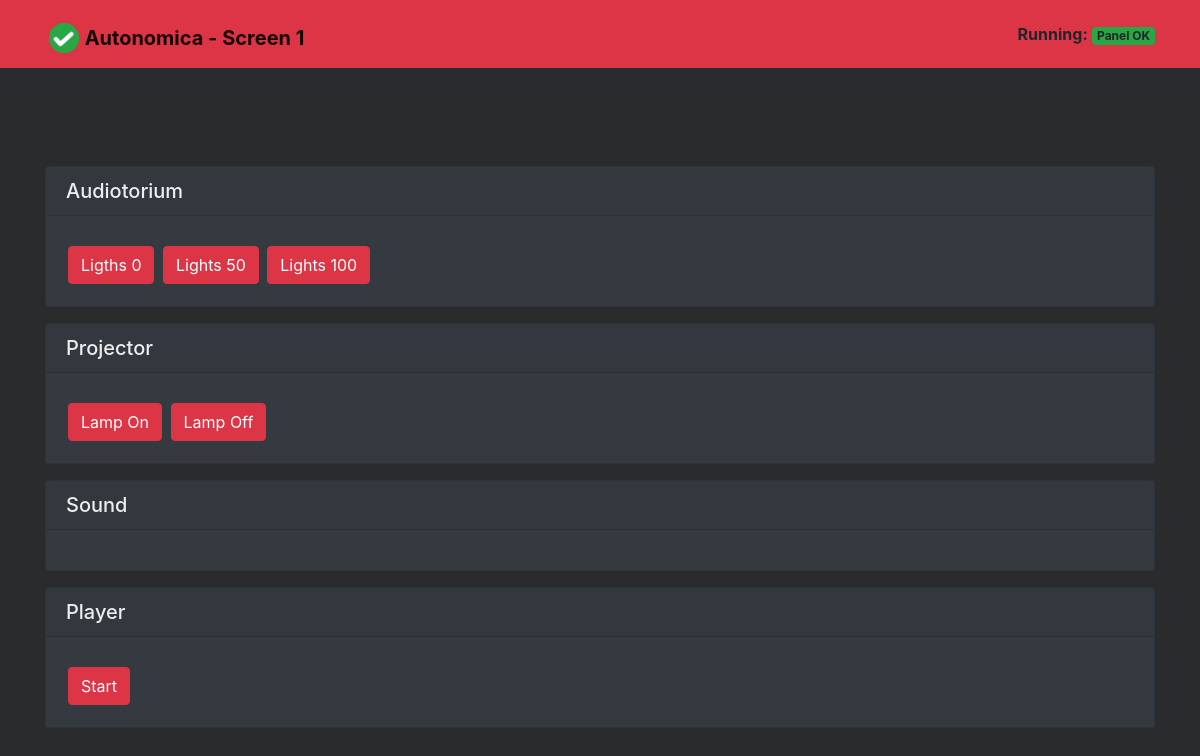
/screen/fullscreen/1, run on an earlier commit of the app's database.
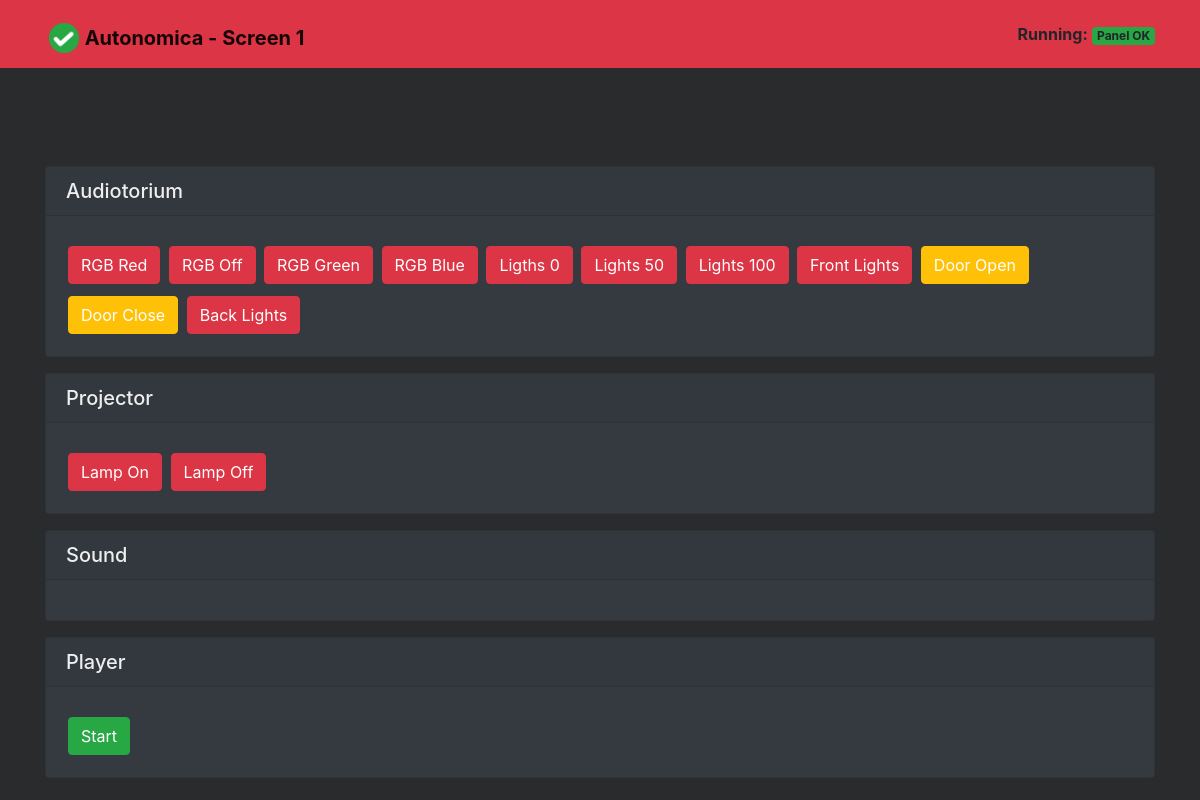
And on a later commit of the database.
### autonomica/models.py (models this page shows, shortened)
class Macro(models.Model):
    CATEGORY = (
        ('p', 'Projector'),
        ('s', 'Sound'),
        ('a', 'Audiotorium'),
        ('m', 'MediaBlock'),
    )
    CATEGORY_JNIOR = (
        ('n', 'None'),
        ('c', 'Cinema Application'),
        ('t', 'Tasker Application'),
    )
    CATEGORY_COLOR_BUTTON = (
        ('danger', 'Red'),
        ('success', 'Green'),
        ('info', 'Blue'),
        ('warning', 'Yellow'),
    )
    screen = models.ForeignKey(Screen, on_delete=models.CASCADE, help_text="Related to screen.")
    device = models.ForeignKey(Device, on_delete=models.CASCADE, null=True, help_text="Device category.")
    name = models.CharField(max_length=100, help_text="Public name.")
    command = models.CharField(max_length=100, help_text="System command.")
    termination = models.CharField(max_length=100, blank=True, help_text="Termination String if any.")
    colors = models.CharField(max_length=20, choices=CATEGORY_COLOR_BUTTON, default='danger',
                              help_text="If you want a other button color you can select it here.")
    category = models.CharField(max_length=100, choices=CATEGORY, default='p', )
    jnior = models.CharField(max_length=100, choices=CATEGORY_JNIOR, default='n',
                             help_text="Use if macro is amed for Tasker or Cinema Application.")

### autonomica/views.py (the view, shortened to what this page needs)
# urls.py: path('screen/fullscreen/<int:screen_pk>', views.fullscreen, name='fullscreen'),
def fullscreen(request, screen_pk):
    screen = get_object_or_404(Screen, pk=screen_pk)
    macro = Macro.objects.filter(screen_id=screen_pk).order_by('-name')
    device = Device.objects.filter(screen_id=screen_pk).order_by('-name')
    if request.method == 'GET':
        formS = ScreenForm(instance=screen)
        return render(request, 'autonomica/fullscreen.html',
                      {'screen': screen, 'form': formS, 'macros': macro, 'devices': device})

### templates/autonomica/fullscreen.html (shortened to what this page needs)
{% extends "autonomica/basefullscreen.html" %}
{% block content %}
    <div class="row justify-content-left mt-5">
        <div class="col-md-5">
        </div>
    </div>
    <div class="row justify-content-center mt-5">
        <div class="col-md-5">
        </div>
    </div>
    <div class="card text-white bg-dark mb-3">
        <h5 class="card-header">Audiotorium</h5>
        <div class="card-body">
            {% for macro in macros %}
                {% if macro.category == 'a' %}
                    <a class="btn btn-{{ macro.colors }}"
                       onclick="runMacro('{{ macro.device.ip }}', '{{ macro.device.port }}','{{ macro.command }}')">{{ macro.name }}</a>
                {% endif %}
            {% endfor %}
        </div>
    </div>
    <div class="card text-white bg-dark mb-3">
        <h5 class="card-header">Projector</h5>
        <div class="card-body">
            {% for macro in macros %}
                {% if macro.category == 'p' %}
                    <a class="btn btn-{{ macro.colors }}"
                       onclick="runMacro('{{ macro.device.ip }}', '{{ macro.device.port }}','{{ macro.command }}')">{{ macro.name }}</a>
                {% endif %}
            {% endfor %}
        </div>
    </div>
    <div class="card text-white bg-dark mb-3">
        <h5 class="card-header">Sound</h5>
        <div class="card-body">
        </div>
    </div>
    <div class="card text-white bg-dark mb-3">
        <h5 class="card-header">Player</h5>
        <div class="card-body">
            {% for macro in macros %}
                {% if macro.category == 'm' %}
                    <a class="btn btn-{{ macro.colors }}"
                       onclick="runMacro('{{ macro.device.ip }}', '{{ macro.device.port }}','{{ macro.command }}')">{{ macro.name }}</a>
                {% endif %}
            {% endfor %}
        </div>
    </div>
{% endblock %}

What changed in the data, as far as the page shows it:
added Macro: name "RGB Red", shown under "Audiotorium"
added Macro: name "RGB Off", shown under "Audiotorium"
added Macro: name "RGB Green", shown under "Audiotorium"
added Macro: name "RGB Blue", shown under "Audiotorium"
added Macro: name "Front Lights", shown under "Audiotorium"
added Macro: name "Door Open", colors "warning" (drawn), shown under "Audiotorium"
added Macro: name "Door Close", colors "warning" (drawn), shown under "Audiotorium"
added Macro: name "Back Lights", shown under "Audiotorium"
changed Macro "Start": colors "danger" → "success" (drawn)
